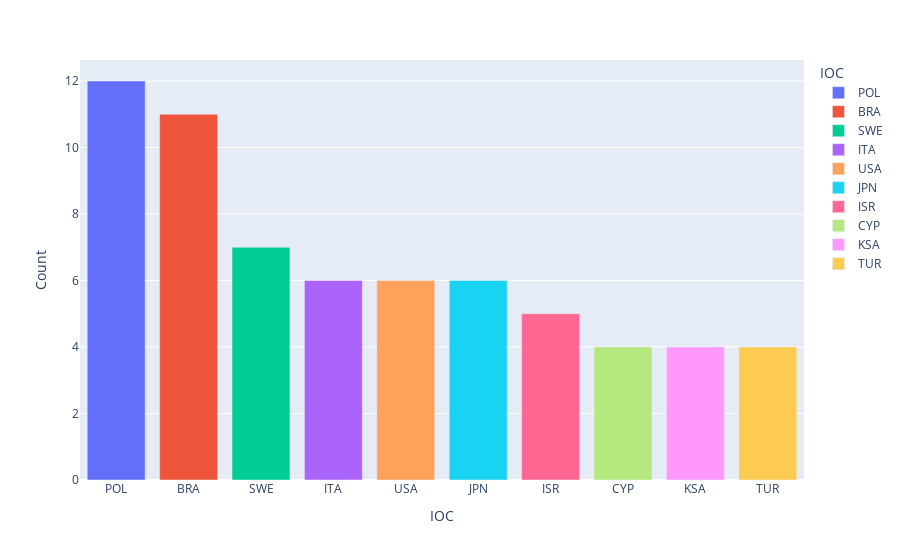

Notebook cell for this chart:
### Code cell
px.bar(country_ht,x='IOC',y='Count',color='IOC')

### Figure 1 — Plotly figure (JSON) as saved in the notebook; plotly's stock layout.template omitted (floating-point values rounded to 4 significant figures)
{"data": [{"alignmentgroup": "True", "hovertemplate": "IOC=%{x}<br>Count=%{y}<extra></extra>", "legendgroup": "POL", "marker": {"color": "#636efa", "pattern": {"shape": ""}}, "name": "POL", "offsetgroup": "POL", "orientation": "v", "showlegend": true, "textposition": "auto", "type": "bar", "x": ["POL"], "xaxis": "x", "y": [12], "yaxis": "y"}, {"alignmentgroup": "True", "hovertemplate": "IOC=%{x}<br>Count=%{y}<extra></extra>", "legendgroup": "BRA", "marker": {"color": "#EF553B", "pattern": {"shape": ""}}, "name": "BRA", "offsetgroup": "BRA", "orientation": "v", "showlegend": true, "textposition": "auto", "type": "bar", "x": ["BRA"], "xaxis": "x", "y": [11], "yaxis": "y"}, {"alignmentgroup": "True", "hovertemplate": "IOC=%{x}<br>Count=%{y}<extra></extra>", "legendgroup": "SWE", "marker": {"color": "#00cc96", "pattern": {"shape": ""}}, "name": "SWE", "offsetgroup": "SWE", "orientation": "v", "showlegend": true, "textposition": "auto", "type": "bar", "x": ["SWE"], "xaxis": "x", "y": [7], "yaxis": "y"}, {"alignmentgroup": "True", "hovertemplate": "IOC=%{x}<br>Count=%{y}<extra></extra>", "legendgroup": "ITA", "marker": {"color": "#ab63fa", "pattern": {"shape": ""}}, "name": "ITA", "offsetgroup": "ITA", "orientation": "v", "showlegend": true, "textposition": "auto", "type": "bar", "x": ["ITA"], "xaxis": "x", "y": [6], "yaxis": "y"}, {"alignmentgroup": "True", "hovertemplate": "IOC=%{x}<br>Count=%{y}<extra></extra>", "legendgroup": "USA", "marker": {"color": "#FFA15A", "pattern": {"shape": ""}}, "name": "USA", "offsetgroup": "USA", "orientation": "v", "showlegend": true, "textposition": "auto", "type": "bar", "x": ["USA"], "xaxis": "x", "y": [6], "yaxis": "y"}, {"alignmentgroup": "True", "hovertemplate": "IOC=%{x}<br>Count=%{y}<extra></extra>", "legendgroup": "JPN", "marker": {"color": "#19d3f3", "pattern": {"shape": ""}}, "name": "JPN", "offsetgroup": "JPN", "orientation": "v", "showlegend": true, "textposition": "auto", "type": "bar", "x": ["JPN"], "xaxis": "x", "y": [6], "yaxis": "y"}, {"alignmentgroup": "True", "hovertemplate": "IOC=%{x}<br>Count=%{y}<extra></extra>", "legendgroup": "ISR", "marker": {"color": "#FF6692", "pattern": {"shape": ""}}, "name": "ISR", "offsetgroup": "ISR", "orientation": "v", "showlegend": true, "textposition": "auto", "type": "bar", "x": ["ISR"], "xaxis": "x", "y": [5], "yaxis": "y"}, {"alignmentgroup": "True", "hovertemplate": "IOC=%{x}<br>Count=%{y}<extra></extra>", "legendgroup": "CYP", "marker": {"color": "#B6E880", "pattern": {"shape": ""}}, "name": "CYP", "offsetgroup": "CYP", "orientation": "v", "showlegend": true, "textposition": "auto", "type": "bar", "x": ["CYP"], "xaxis": "x", "y": [4], "yaxis": "y"}, {"alignmentgroup": "True", "hovertemplate": "IOC=%{x}<br>Count=%{y}<extra></extra>", "legendgroup": "KSA", "marker": {"color": "#FF97FF", "pattern": {"shape": ""}}, "name": "KSA", "offsetgroup": "KSA", "orientation": "v", "showlegend": true, "textposition": "auto", "type": "bar", "x": ["KSA"], "xaxis": "x", "y": [4], "yaxis": "y"}, {"alignmentgroup": "True", "hovertemplate": "IOC=%{x}<br>Count=%{y}<extra></extra>", "legendgroup": "TUR", "marker": {"color": "#FECB52", "pattern": {"shape": ""}}, "name": "TUR", "offsetgroup": "TUR", "orientation": "v", "showlegend": true, "textposition": "auto", "type": "bar", "x": ["TUR"], "xaxis": "x", "y": [4], "yaxis": "y"}], "layout": {"barmode": "relative", "legend": {"title": {"text": "IOC"}, "tracegroupgap": 0}, "margin": {"t": 60}, "xaxis": {"anchor": "y", "categoryarray": ["POL", "BRA", "SWE", "ITA", "USA", "JPN", "ISR", "CYP", "KSA", "TUR"], "categoryorder": "array", "domain": [0, 1], "title": {"text": "IOC"}}, "yaxis": {"anchor": "x", "domain": [0, 1], "title": {"text": "Count"}}}}
